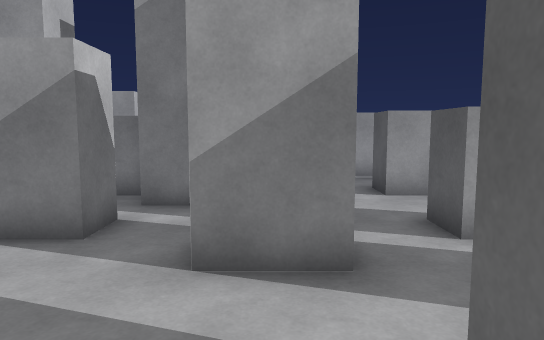
View 1 (above)

21 first-person views from a walk through a scene from a Unity 3-D project. The camera is 1.5 m above the floor, tilts 6° down and sees 70° across. The floor is counted in squares, 1 m on a side. Each view is taken from the middle of a square. On the plan, view 1 faces up. The plan holds only what a view shows up to about 17 squares ahead; the rest is blank. The place goes on beyond the plan.

View 2
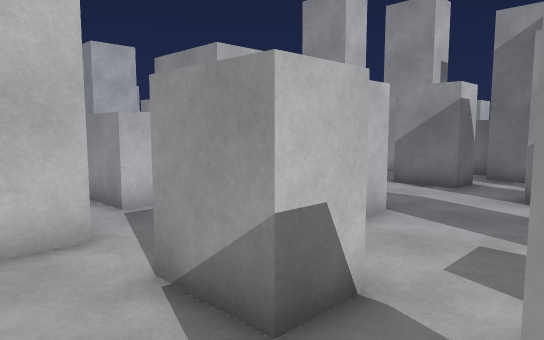

View 3
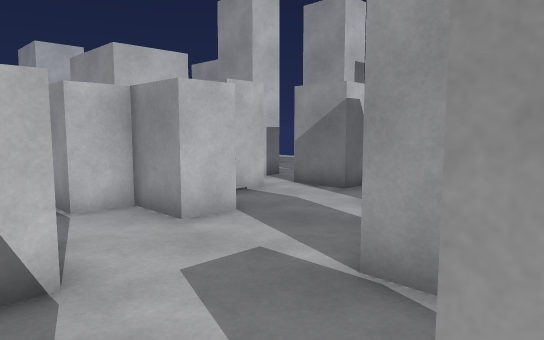

View 4
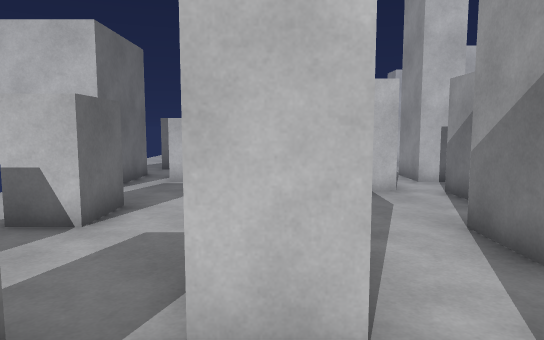

View 5
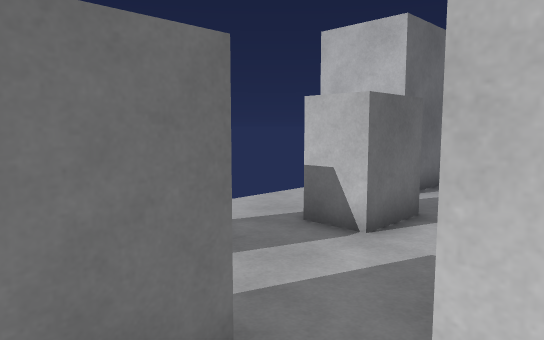

View 6
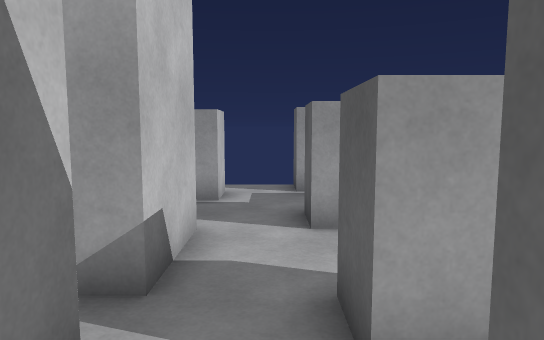

View 7
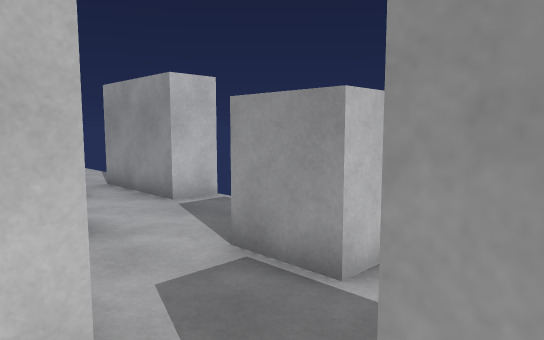

View 8
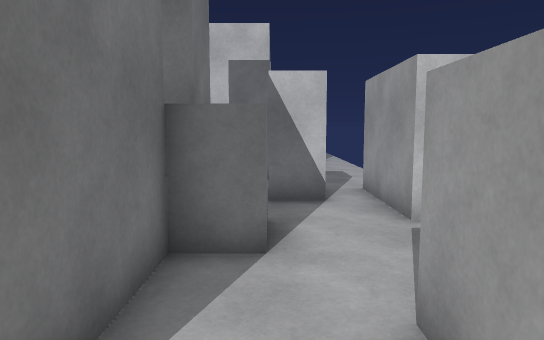

View 9
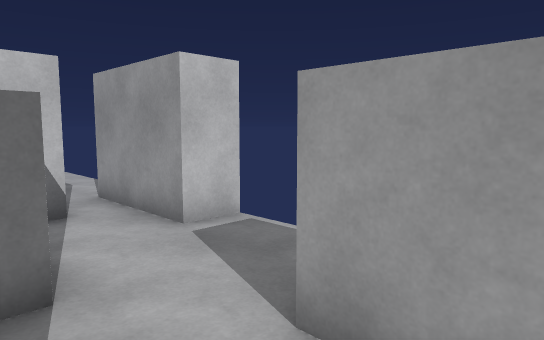

View 10
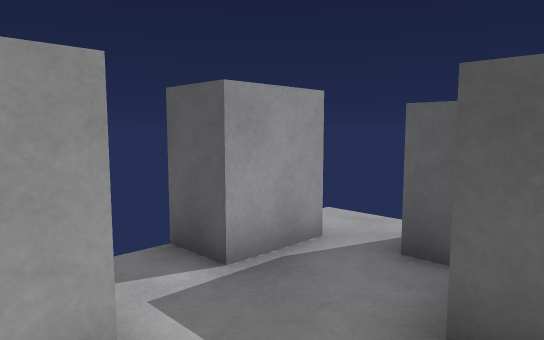

View 11
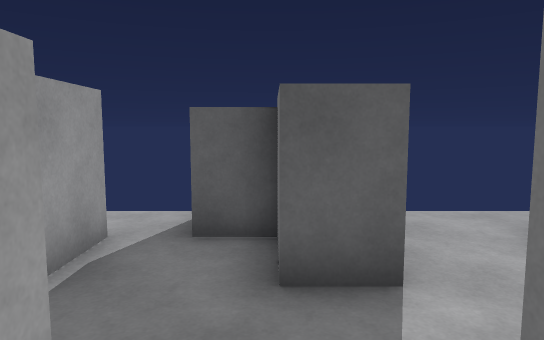

View 12
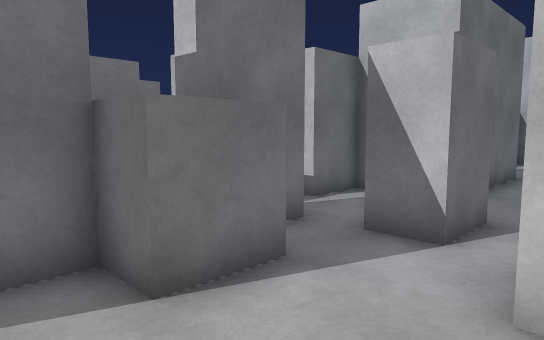

View 13
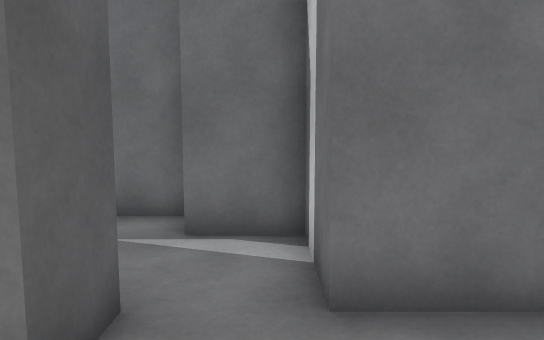

View 14
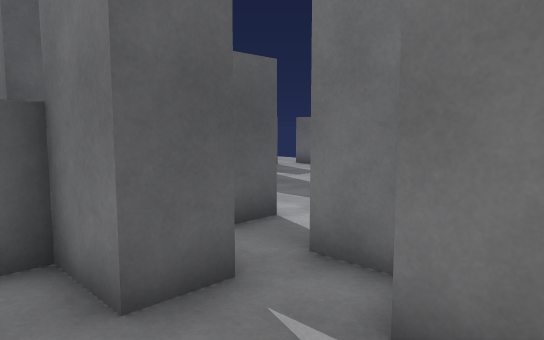

View 15
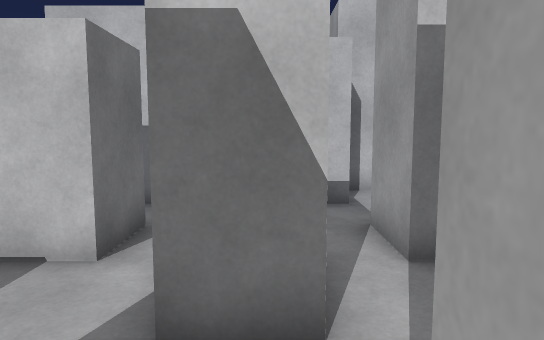

View 16
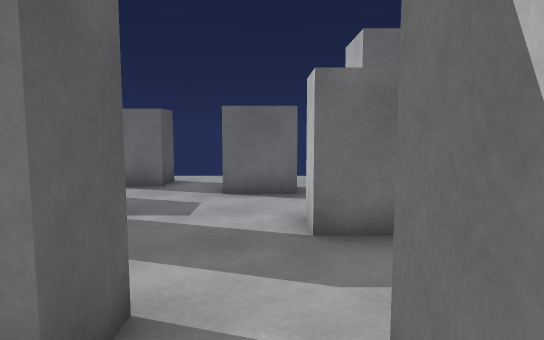

View 17
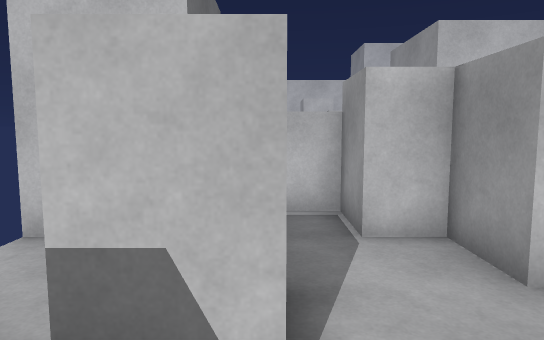

View 18
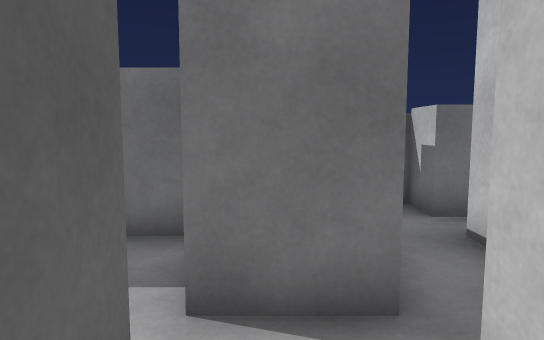

View 19
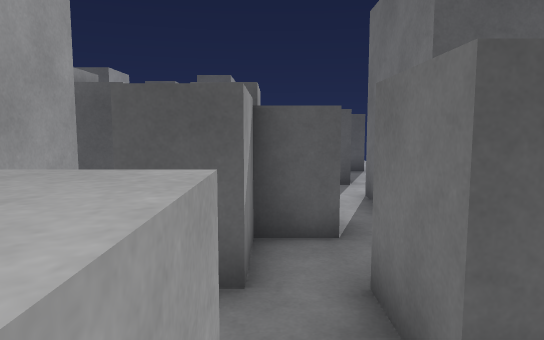

View 20
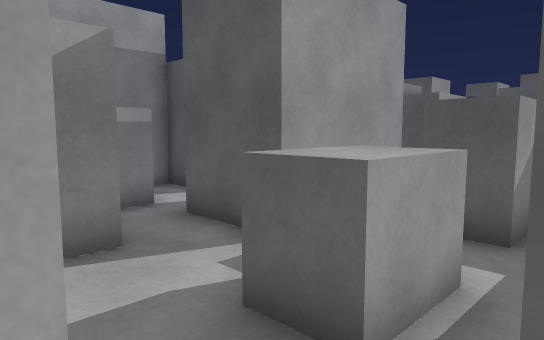

View 21
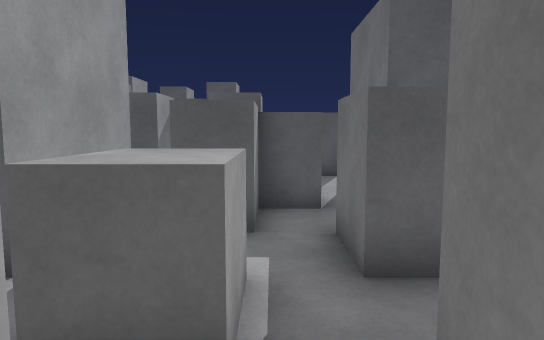

### Floor plan
Key: @ floor where view 1 was taken; # wall or solid block; . floor; = window, fence, low wall or low ledge; ^ raised ledge.
Columns run from 15 left of view 1 to 5 right of it. Each row starts with its distance up from view 1.
 14           #       #
 13  ...... ###.... ..##.
 12  ..............#.....
 11    .....##..........#
 10  #####..##.##.....###
  9      #....####....##
  8      ##..##..####....
  7      =##......###....
  6     #=####.##.....#
  5    ##  ###.##.###.#
  4    .#  #.##...###.#
  3  ##.#  #.##.......
  2  ...####.###......
  1  ....  ..  ##...## ..
  0 #.^^^.##.###...@..
 -1 . .....###........##
 -2 .##.##..##...##...#
 -3    .##..###..##.##.
 -4    ...    #.....#
 -5           #......
 -6           #

Positions as (right, up) in squares from view 1, and headings:
1: (0, 0), facing up
2: (1, -5), facing up-left
3: (3, -3), facing up-left
4: (5, 1), facing left
5: (4, 1), facing down-left
6: (2, 3), facing up
7: (3, 8), facing up-left
8: (2, 10), facing left
9: (1, 9), facing up-left
10: (0, 9), facing up-right
11: (-1, 10), facing right
12: (-1, 13), facing down-left
13: (-9, 13), facing down
14: (-9, 10), facing down-right
15: (0, 6), facing left
16: (-2, 7), facing down
17: (1, -2), facing left
18: (-5, 7), facing down
19: (-13, -1), facing right
20: (-15, -2), facing up-right
21: (-15, -1), facing right
